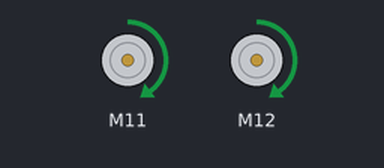
A sketch run on a simulated Arduino Uno, built with avr-gcc and run on an emulated ATmega328P. Parts: 2 × DC motor (green arrow = forward, orange = backward, longer = faster). What the sketch prints to the serial monitor is not drawn.

Above: at 0.1 s.
Timing chart, 0 to 1.6 s (numbered marks = the images above):
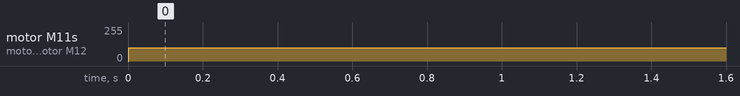

The sketch:

Me_Megapi_encoder_direct.ino
```cpp
// (licence header left out)
#include <MeMegaPi.h>

MeEncoderOnBoard Encoder_1(SLOT1);
MeEncoderOnBoard Encoder_2(SLOT2);

void isr_process_encoder1(void)
{
  if(digitalRead(Encoder_1.getPortB()) == 0)
  {
    Encoder_1.pulsePosMinus();
  }
  else
  {
    Encoder_1.pulsePosPlus();;
  }
}

void isr_process_encoder2(void)
{
  if(digitalRead(Encoder_2.getPortB()) == 0)
  {
    Encoder_2.pulsePosMinus();
  }
  else
  {
    Encoder_2.pulsePosPlus();
  }
}

void setup()
{
  attachInterrupt(Encoder_1.getIntNum(), isr_process_encoder1, RISING);
  attachInterrupt(Encoder_2.getIntNum(), isr_process_encoder2, RISING);
  Serial.begin(115200);

  //Set PWM 8KHz
  TCCR1A = _BV(WGM10);
  TCCR1B = _BV(CS11) | _BV(WGM12);

  TCCR2A = _BV(WGM21) | _BV(WGM20);
  TCCR2B = _BV(CS21);
}

void loop()
{
  Encoder_1.setMotorPwm(100);
  Encoder_2.setMotorPwm(100);
  Encoder_1.updateSpeed();
  Encoder_2.updateSpeed();
  Serial.print("Spped 1:");
  Serial.print(Encoder_1.getCurrentSpeed());
  Serial.print(" ,Spped 2:");
  Serial.println(Encoder_2.getCurrentSpeed());
}
```

Measured:
- by itself, motor M11, motor M12: stopped → forward 100/255 at 0.00 s
